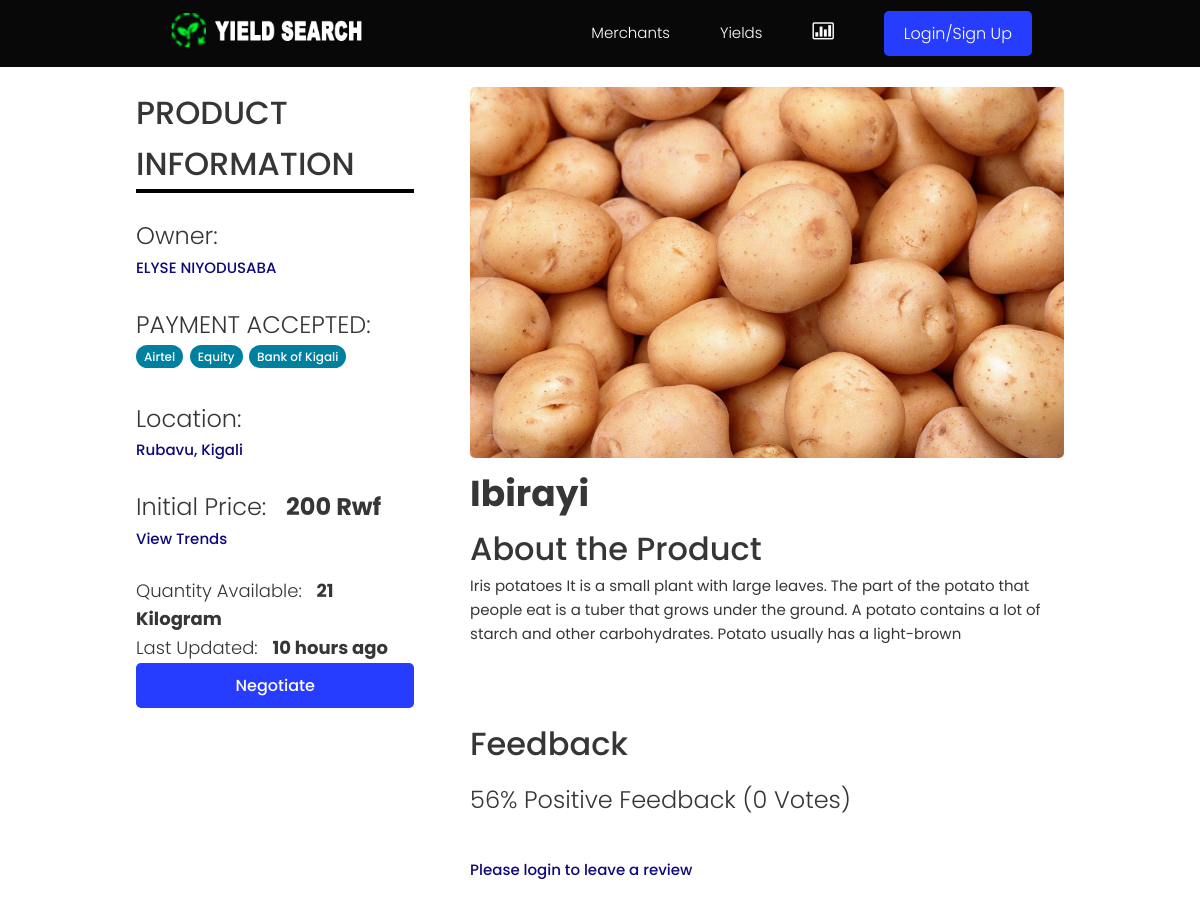
The app's page /products/product/ec0c931f-78dd-48ec-8706-7e5d336c8d24/, older data.
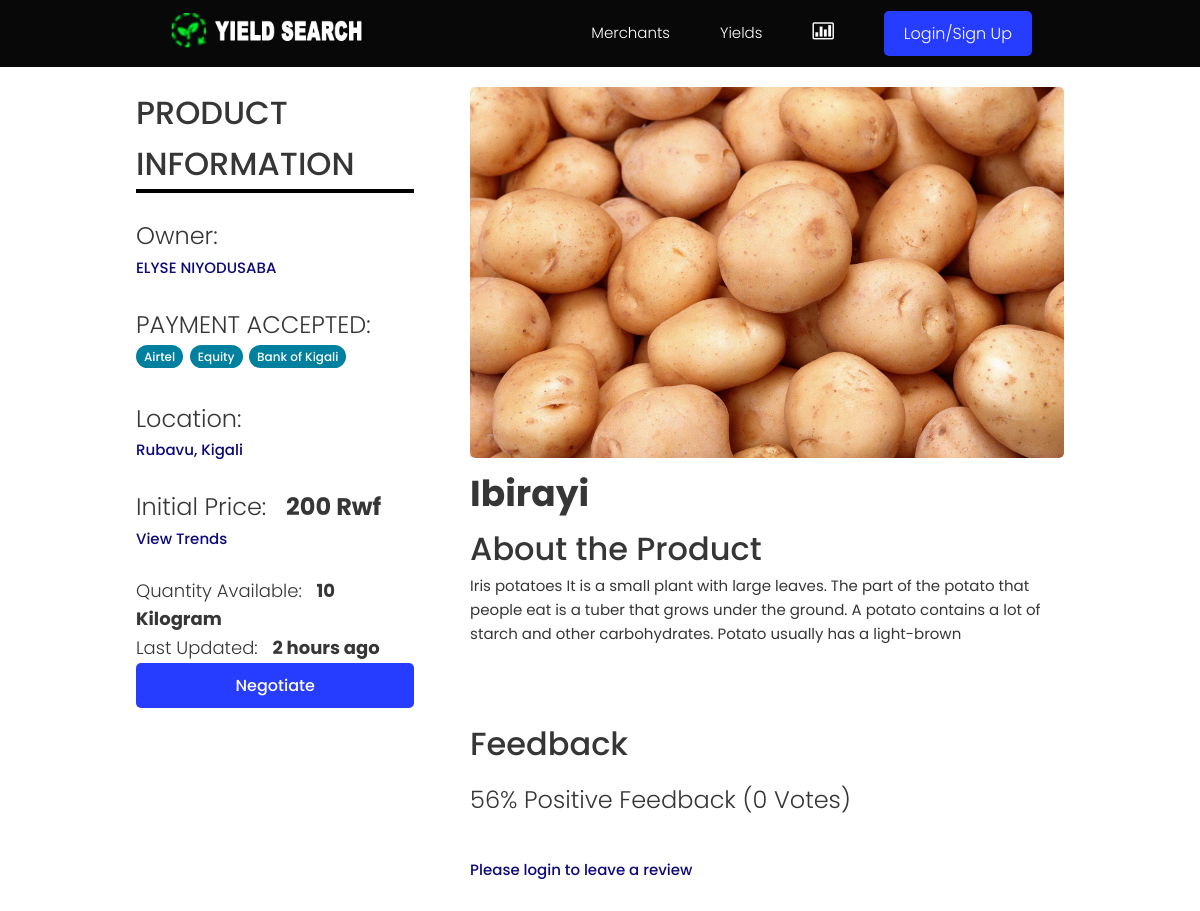
The same page, newer data.
### products/models.py (models this page shows, shortened)
class Product(models.Model):
    owner = models.ForeignKey(Profile, null=True, blank=True, on_delete=models.CASCADE, related_name='owner')
    name = models.ForeignKey('SingleProduct', default=uuid.uuid4, on_delete=models.CASCADE, null=True, related_name = 'product')
    description = models.TextField(null=True, blank=True)
    featured_image = models.ImageField(null=True, blank=True, default="default.jpg")
    quantity = models.PositiveIntegerField(null=True, blank=True, default=0)
    location = models.CharField(max_length=100, null=True, blank=True)
    payments = models.ManyToManyField('Payment', blank=True, default="In Hand")
    instock = models.BooleanField(blank=True, null=True, default=True)
    vote_total = models.IntegerField(default=0, null=True, blank=True)
    vote_ratio = models.IntegerField(default=0, null=True, blank=True)
    updated = models.DateTimeField(auto_now=True)
    created = models.DateTimeField(auto_now_add=True)
    id = models.UUIDField(default=uuid.uuid4, unique=True,primary_key=True, editable=True)
    class Meta:
        ordering = ['-vote_ratio', '-vote_total', '-created']
    @property
    def imageURL(self):
        try:
            url = self.featured_image.url
        except:
            url = ''
        return url
    @property
    def reviewers(self):
        queryset = self.review_set.all().values_list('owner__id', flat=True)
        return queryset

class SingleProduct(models.Model):
    name = models.CharField(max_length=200, null=True, blank=True, default="Ibirayi")
    price = models.PositiveIntegerField(null=True, blank=True, default=0)
    unity = models.CharField(max_length=200, null=True, blank=True, default="Kilogram")
    created = models.DateTimeField(auto_now_add=True)
    updated = models.DateTimeField(auto_now=True)
    id = models.UUIDField(default=uuid.uuid4, unique=True,
                          primary_key=True, editable=False)
    class Meta:
        verbose_name_plural = "Category"

### users/models.py (models this page shows, shortened)
class Profile(models.Model):
    user = models.OneToOneField(
        User, on_delete=models.CASCADE, null=True, blank=True, related_name="profile")
    name = models.CharField(max_length=200, blank=True, null=True)
    email = models.EmailField(max_length=500, blank=True, null=True)
    username = models.CharField(max_length=200, blank=True, null=True)
    born = models.DateField(max_length=200, null=True, verbose_name="Date of Birth")
    username = models.CharField(max_length=200, blank=True, null=True)
    location = models.CharField(max_length=200, blank=True, null=True)
    nid = models.CharField(max_length=16, blank=True, null=True)
    bio = models.TextField(blank=True, null=True)
    profile_image = models.ImageField(
        null=True, blank=True, upload_to='profiles/', default="profiles/user-default.png")
    account = models.CharField(max_length=200, blank=True, null=True)
    phone1 = models.CharField(blank=True,  max_length=13,  null=True, help_text='Example +2507XXXXXXXXXXX')
    phone2 = models.CharField(blank=True,  max_length=13, null=True, help_text='Example +2507XXXXXXXXXXX')
    created = models.DateTimeField(auto_now_add=True)
    updated = models.DateTimeField(auto_now=True)
    id = models.UUIDField(default=uuid.uuid4, unique=True,
                          primary_key=True, editable=False)
    class Meta:
        ordering = ['created']

### products/views.py (the view, shortened to what this page needs)
# urls.py: path('product/<str:pk>/', views.product, name="product"),
def product(request, pk):
    if request.user.is_staff:
        return redirect('admin/')
    productObj = Product.objects.get(id=pk)
    form = ReviewForm()
    return render(request, 'products/single-product.html', {'product': productObj, 'form': form})

### products/models.py (called while the page is built)
    def __str__(self):
        return self.name

### products/templates/products/single-product.html (shortened to what this page needs)
{% extends 'main.html' %}
{% load humanize %}
{% block content %}
<main class="singleProject my-md here"  style="background:#fff;">
    <div class="container">
        <div class="layout">
            <div class="column column--1of3">
                <h3 class="singleProject__subtitle">PRODUCT INFORMATION </h3>
                <hr style="border: 2px solid #000;">
                <br>
                <h5 class="singleProject__subtitle">Owner: </h5>
                <a href="{% url 'user-profile' product.owner.id  %}"
                    class="singleProject__developer">{{product.owner.name}}</a>
                    <br><br>
                <div class="singleProject__toolStack">
                   <h5 class="singleProject__subtitle">PAYMENT ACCEPTED: </h5>
                    {% for payment in product.payments.all %}
                    <span class="tag tag--pill tag--main">
                        <small>{{payment}}</small>
                    </span>
                    {% endfor %}
                    <br><br>
                   <h5 class="singleProject__subtitle">Location: </h5>
                   <a href="https://www.google.com/maps/place/{{product.location}}/"> {{product.location}} </a>
                     <br><br>
                   <h5 class="singleProject__subtitle">Initial Price: &nbsp; <b>{{product.name.price}} Rwf</b> </h5>
                   <a href="#"> View Trends </a>
                     <br><br>
                   <h6 class="singleProject__subtitle">Quantity Available: &nbsp; <b>{{product.quantity}} {{product.name.unity}}</b> </h6>
 <h6 class="singleProject__subtitle">Last Updated: &nbsp; <b>{{product.updated|naturaltime}}</b> </h6>
                              {% if product.owner.username  == request.user.username %}
                                    <button class="btn btn--sub  buy">
                                        <small><a style="color:#fff;" href=" {% url 'account' %}">Your own</a></small>
                                        </button>
                                    {% elif product.quantity > 0 %}
                                    <button class="btn btn--sub  buy" style="cursor:pointer;" onclick="window.location.href='{% url 'checkout-product' product.id %}'">
                                        <small>Negotiate</small>
                                        </button>
                                    {% else %}
                                    <button class="btn btn--sub btn--lg buy" disabled><small>OUT OF STOCK</small></button>
                                    {% endif %}
                </div>
            </div>
            <div class="column column--2of3">
                <img id="myModalImg" alt="{{product.name.name}}" class="singleProject__preview"  src="{{ product.imageURL }}" alt="portfolio thumbnail" />
                <h2 class="singleProject__title">{{product.name.name}}</h2>
                <h3 class="singleProject__subtitle">About the Product</h3>
                <div class="singleProject__info">
                    {{product.description}}
                </div>
                <div class="comments">
                    <h3 class="singleProject__subtitle">Feedback</h3>
                    <h5 class="product--rating">
                        {{product.vote_ratio}}% Positive Feedback ({{product.vote_total}}
                        Vote{{product.vote_total|pluralize:"s"}})
                    </h5>
                    {% if request.user.profile.id in product.reviewers %}
                    <p>You have already submitted your review for this product</p>
                    {% elif request.user.profile == product.owner %}
                    <p>You cannot review your own product</p>
                    {% else %}
                    <a href="{% url 'login' %}?next={{request.path}}">Please login to leave a review</a>
                    {% endif %}
                </div>
            </div>
        </div>
    </div>
</main>
{% endblock %}

Row changes from the older to the newer data that the page shows:
changed Product "Rubavu, Kigali": quantity "21" → "10"; updated "10 hours ago" → "2 hours ago"
